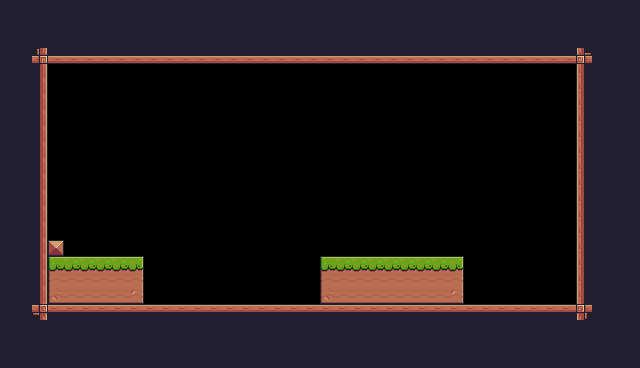

This is a level from a 2D game, rendered from its Tiled map with the project's own tilesets. A one-line summary and the complete map file follow:
An orthogonal 40x23 tile map with 16x16 px tiles, 1 tile layer (Background) and 1 object (Player).

<map version="1.10" tiledversion="1.11.2" orientation="orthogonal" renderorder="right-down" width="40" height="23" tilewidth="16" tileheight="16" infinite="0" nextlayerid="3" nextobjectid="2">
 <tileset firstgid="1" source="PixelAdventure.tsx" />
 <layer id="1" name="Background" width="40" height="23">
  <data encoding="csv">
24,24,24,24,24,24,24,24,24,24,24,24,24,24,24,24,24,24,24,24,24,24,24,24,24,24,24,24,24,24,24,24,24,24,24,24,24,24,24,24,
24,24,24,112,112,112,112,24,24,24,24,24,24,24,24,24,24,24,24,24,24,24,24,24,24,24,24,24,24,24,24,24,24,24,24,24,24,24,24,24,
24,24,24,112,112,112,112,112,112,112,112,112,112,112,112,24,24,24,24,24,24,24,24,24,112,112,112,112,112,112,112,112,24,24,24,24,24,24,24,24,
24,24,135,134,134,134,134,134,134,134,134,134,134,134,134,134,134,134,134,134,134,134,134,134,134,134,134,134,134,134,134,134,134,134,134,134,133,24,24,24,
24,24,113,0,0,0,0,0,0,0,0,0,0,0,0,0,0,0,0,0,0,0,0,0,0,0,0,0,0,0,0,0,0,0,0,0,111,24,24,24,
24,24,113,0,0,0,0,0,0,0,0,0,0,0,0,0,0,0,0,0,0,0,0,0,0,0,0,0,0,0,0,0,0,0,0,0,111,24,24,24,
24,24,113,0,0,0,0,0,0,0,0,0,0,0,0,0,0,0,0,0,0,0,0,0,0,0,0,0,0,0,0,0,0,0,0,0,111,24,24,24,
24,24,113,0,0,0,0,0,0,0,0,0,0,0,0,0,0,0,0,0,0,0,0,0,0,0,0,0,0,0,0,0,0,0,0,0,111,24,24,24,
24,24,113,0,0,0,0,0,0,0,0,0,0,0,0,0,0,0,0,0,0,0,0,0,0,0,0,0,0,0,0,0,0,0,0,0,111,24,24,24,
24,24,113,0,0,0,0,0,0,0,0,0,0,0,0,0,0,0,0,0,0,0,0,0,0,0,0,0,0,0,0,0,0,0,0,0,111,24,24,24,
24,24,113,0,0,0,0,0,0,0,0,0,0,0,0,0,0,0,0,0,0,0,0,0,0,0,0,0,0,0,0,0,0,0,0,0,111,24,24,24,
24,24,113,0,0,0,0,0,0,0,0,0,0,0,0,0,0,0,0,0,0,0,0,0,0,0,0,0,0,0,0,0,0,0,0,0,111,24,24,24,
24,24,113,0,0,0,0,0,0,0,0,0,0,0,0,0,0,0,0,0,0,0,0,0,0,0,0,0,0,0,0,0,0,0,0,0,111,24,24,24,
24,24,113,0,0,0,0,0,0,0,0,0,0,0,0,0,0,0,0,0,0,0,0,0,0,0,0,0,0,0,0,0,0,0,0,0,111,24,24,24,
24,24,113,0,0,0,0,0,0,0,0,0,0,0,0,0,0,0,0,0,0,0,0,0,0,0,0,0,0,0,0,0,0,0,0,0,111,24,24,24,
24,24,113,35,0,0,0,0,0,0,0,0,0,0,0,0,0,0,0,0,0,0,0,0,0,0,0,0,0,0,0,0,0,0,0,0,111,24,24,24,
24,24,113,7,8,8,8,8,9,0,0,0,0,0,0,0,0,0,0,0,7,8,8,8,8,8,8,8,9,0,0,0,0,0,0,0,111,24,24,24,
24,24,113,29,30,30,30,30,31,0,0,0,0,0,0,0,0,0,0,0,29,30,30,30,30,30,30,30,31,0,0,0,0,0,0,0,111,24,24,24,
24,24,113,51,52,52,52,52,53,0,0,0,0,0,0,0,0,0,0,0,51,52,52,52,52,52,52,52,53,0,0,0,0,0,0,0,111,24,24,24,
24,24,91,90,90,90,90,90,90,90,90,90,90,90,90,90,90,90,90,90,90,90,90,90,90,90,90,90,90,90,90,90,90,90,90,90,89,24,24,24,
24,24,24,24,24,24,24,24,24,24,24,24,24,24,24,24,24,24,24,24,24,24,24,24,24,24,24,24,24,24,24,24,24,24,24,24,24,24,24,24,
24,24,24,24,24,24,24,24,24,24,24,24,24,24,24,24,24,24,24,24,24,24,24,24,24,24,24,24,24,24,24,24,24,24,24,24,24,24,24,24,
24,24,24,24,24,24,24,24,24,24,24,24,24,24,24,24,24,24,24,24,24,24,24,24,24,24,24,24,24,24,24,24,24,24,24,24,24,24,24,24
</data>
 </layer>
 <objectgroup id="2" name="Spawnpoints">
  <object id="1" name="Player" type="Player" x="48" y="207" width="32" height="32" />
 </objectgroup>
</map>
